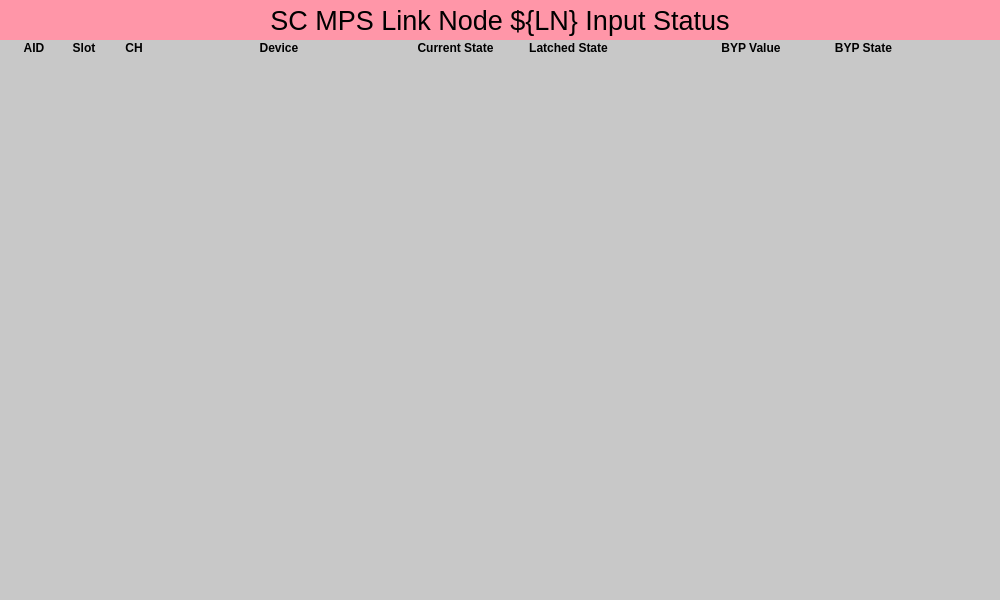
<?xml version="1.0" encoding="UTF-8"?>
<ui version="4.0">
 <class>Form</class>
 <widget class="QWidget" name="Form">
  <property name="geometry">
   <rect>
    <x>0</x>
    <y>0</y>
    <width>1000</width>
    <height>600</height>
   </rect>
  </property>
  <property name="sizePolicy">
   <sizepolicy hsizetype="Preferred" vsizetype="Preferred">
    <horstretch>0</horstretch>
    <verstretch>0</verstretch>
   </sizepolicy>
  </property>
  <property name="minimumSize">
   <size>
    <width>0</width>
    <height>0</height>
   </size>
  </property>
  <property name="maximumSize">
   <size>
    <width>16777215</width>
    <height>16777215</height>
   </size>
  </property>
  <property name="windowTitle">
   <string>SC MPS Link Node ${LN} Inputs</string>
  </property>
  <property name="styleSheet">
   <string notr="true">background-color: rgb(200, 200, 200);</string>
  </property>
  <layout class="QGridLayout" name="gridLayout">
   <property name="leftMargin">
    <number>0</number>
   </property>
   <property name="topMargin">
    <number>0</number>
   </property>
   <property name="rightMargin">
    <number>0</number>
   </property>
   <property name="bottomMargin">
    <number>0</number>
   </property>
   <property name="spacing">
    <number>0</number>
   </property>
   <item row="2" column="0">
    <widget class="QScrollArea" name="scrollArea">
     <property name="frameShape">
      <enum>QFrame::NoFrame</enum>
     </property>
     <property name="widgetResizable">
      <bool>true</bool>
     </property>
     <widget class="QWidget" name="scrollAreaWidgetContents">
      <property name="geometry">
       <rect>
        <x>0</x>
        <y>0</y>
        <width>1000</width>
        <height>495</height>
       </rect>
      </property>
      <layout class="QVBoxLayout" name="verticalLayout">
       <property name="spacing">
        <number>0</number>
       </property>
       <property name="leftMargin">
        <number>0</number>
       </property>
       <property name="topMargin">
        <number>0</number>
       </property>
       <property name="rightMargin">
        <number>0</number>
       </property>
       <property name="bottomMargin">
        <number>0</number>
       </property>
       <item>
        <widget class="PyDMTemplateRepeater" name="PyDMTemplateRepeater">
         <property name="toolTip">
          <string/>
         </property>
         <property name="layoutSpacing" stdset="0">
          <number>0</number>
         </property>
         <property name="templateFilename" stdset="0">
          <string>mps_cn_input.ui</string>
         </property>
         <property name="dataSource" stdset="0">
          <string>$PHYSICS_TOP/mps_configuration/current/display/inputs/ln_${LN}_inputs.json</string>
         </property>
        </widget>
       </item>
       <item>
        <spacer name="verticalSpacer">
         <property name="orientation">
          <enum>Qt::Vertical</enum>
         </property>
         <property name="sizeHint" stdset="0">
          <size>
           <width>20</width>
           <height>40</height>
          </size>
         </property>
        </spacer>
       </item>
      </layout>
     </widget>
    </widget>
   </item>
   <item row="0" column="0">
    <widget class="QLabel" name="label">
     <property name="minimumSize">
      <size>
       <width>0</width>
       <height>40</height>
      </size>
     </property>
     <property name="maximumSize">
      <size>
       <width>16777215</width>
       <height>40</height>
      </size>
     </property>
     <property name="font">
      <font>
       <pointsize>20</pointsize>
      </font>
     </property>
     <property name="styleSheet">
      <string notr="true">background-color: rgb(255, 150, 168);</string>
     </property>
     <property name="text">
      <string>SC MPS Link Node ${LN} Input Status</string>
     </property>
     <property name="alignment">
      <set>Qt::AlignCenter</set>
     </property>
    </widget>
   </item>
   <item row="3" column="0">
    <widget class="QFrame" name="frame">
     <property name="minimumSize">
      <size>
       <width>0</width>
       <height>50</height>
      </size>
     </property>
     <property name="maximumSize">
      <size>
       <width>16777215</width>
       <height>50</height>
      </size>
     </property>
     <property name="frameShape">
      <enum>QFrame::NoFrame</enum>
     </property>
     <property name="frameShadow">
      <enum>QFrame::Raised</enum>
     </property>
     <widget class="PyDMDrawingImage" name="PyDMDrawingImage">
      <property name="geometry">
       <rect>
        <x>10</x>
        <y>0</y>
        <width>250</width>
        <height>50</height>
       </rect>
      </property>
      <property name="toolTip">
       <string/>
      </property>
      <property name="styleSheet">
       <string notr="true">background-color: rgb(200, 200, 200);</string>
      </property>
      <property name="filename" stdset="0">
       <string>lcls_mps_lockup_sidebyside_digital.png</string>
      </property>
     </widget>
    </widget>
   </item>
   <item row="1" column="0">
    <widget class="QFrame" name="frame_2">
     <property name="minimumSize">
      <size>
       <width>0</width>
       <height>15</height>
      </size>
     </property>
     <property name="maximumSize">
      <size>
       <width>16777215</width>
       <height>15</height>
      </size>
     </property>
     <property name="frameShape">
      <enum>QFrame::NoFrame</enum>
     </property>
     <property name="frameShadow">
      <enum>QFrame::Raised</enum>
     </property>
     <layout class="QHBoxLayout" name="horizontalLayout">
      <property name="spacing">
       <number>0</number>
      </property>
      <property name="leftMargin">
       <number>9</number>
      </property>
      <property name="topMargin">
       <number>0</number>
      </property>
      <property name="rightMargin">
       <number>10</number>
      </property>
      <property name="bottomMargin">
       <number>0</number>
      </property>
      <item>
       <widget class="QLabel" name="label_2">
        <property name="minimumSize">
         <size>
          <width>50</width>
          <height>0</height>
         </size>
        </property>
        <property name="maximumSize">
         <size>
          <width>50</width>
          <height>16777215</height>
         </size>
        </property>
        <property name="font">
         <font>
          <pointsize>9</pointsize>
          <weight>75</weight>
          <bold>true</bold>
         </font>
        </property>
        <property name="text">
         <string>AID</string>
        </property>
        <property name="alignment">
         <set>Qt::AlignBottom|Qt::AlignHCenter</set>
        </property>
       </widget>
      </item>
      <item>
       <widget class="QLabel" name="label_3">
        <property name="minimumSize">
         <size>
          <width>50</width>
          <height>0</height>
         </size>
        </property>
        <property name="maximumSize">
         <size>
          <width>50</width>
          <height>16777215</height>
         </size>
        </property>
        <property name="font">
         <font>
          <weight>75</weight>
          <bold>true</bold>
         </font>
        </property>
        <property name="text">
         <string>Slot</string>
        </property>
        <property name="alignment">
         <set>Qt::AlignCenter</set>
        </property>
       </widget>
      </item>
      <item>
       <widget class="QLabel" name="label_4">
        <property name="minimumSize">
         <size>
          <width>50</width>
          <height>0</height>
         </size>
        </property>
        <property name="maximumSize">
         <size>
          <width>50</width>
          <height>16777215</height>
         </size>
        </property>
        <property name="font">
         <font>
          <weight>75</weight>
          <bold>true</bold>
         </font>
        </property>
        <property name="text">
         <string>CH</string>
        </property>
        <property name="alignment">
         <set>Qt::AlignCenter</set>
        </property>
       </widget>
      </item>
      <item>
       <widget class="QLabel" name="label_5">
        <property name="minimumSize">
         <size>
          <width>240</width>
          <height>0</height>
         </size>
        </property>
        <property name="font">
         <font>
          <weight>75</weight>
          <bold>true</bold>
         </font>
        </property>
        <property name="text">
         <string>Device</string>
        </property>
        <property name="alignment">
         <set>Qt::AlignCenter</set>
        </property>
       </widget>
      </item>
      <item>
       <widget class="QLabel" name="label_6">
        <property name="minimumSize">
         <size>
          <width>110</width>
          <height>0</height>
         </size>
        </property>
        <property name="font">
         <font>
          <weight>75</weight>
          <bold>true</bold>
         </font>
        </property>
        <property name="text">
         <string>Current State</string>
        </property>
        <property name="alignment">
         <set>Qt::AlignCenter</set>
        </property>
       </widget>
      </item>
      <item>
       <widget class="QLabel" name="label_7">
        <property name="minimumSize">
         <size>
          <width>110</width>
          <height>0</height>
         </size>
        </property>
        <property name="font">
         <font>
          <weight>75</weight>
          <bold>true</bold>
         </font>
        </property>
        <property name="text">
         <string>Latched State</string>
        </property>
        <property name="alignment">
         <set>Qt::AlignCenter</set>
        </property>
       </widget>
      </item>
      <item>
       <spacer name="horizontalSpacer">
        <property name="orientation">
         <enum>Qt::Horizontal</enum>
        </property>
        <property name="sizeType">
         <enum>QSizePolicy::Fixed</enum>
        </property>
        <property name="sizeHint" stdset="0">
         <size>
          <width>70</width>
          <height>10</height>
         </size>
        </property>
       </spacer>
      </item>
      <item>
       <widget class="QLabel" name="label_9">
        <property name="minimumSize">
         <size>
          <width>100</width>
          <height>0</height>
         </size>
        </property>
        <property name="font">
         <font>
          <weight>75</weight>
          <bold>true</bold>
         </font>
        </property>
        <property name="text">
         <string>BYP Value</string>
        </property>
        <property name="alignment">
         <set>Qt::AlignCenter</set>
        </property>
       </widget>
      </item>
      <item>
       <widget class="QLabel" name="label_10">
        <property name="minimumSize">
         <size>
          <width>100</width>
          <height>0</height>
         </size>
        </property>
        <property name="font">
         <font>
          <weight>75</weight>
          <bold>true</bold>
         </font>
        </property>
        <property name="text">
         <string>BYP State</string>
        </property>
        <property name="alignment">
         <set>Qt::AlignCenter</set>
        </property>
       </widget>
      </item>
      <item>
       <spacer name="horizontalSpacer_2">
        <property name="orientation">
         <enum>Qt::Horizontal</enum>
        </property>
        <property name="sizeType">
         <enum>QSizePolicy::Fixed</enum>
        </property>
        <property name="sizeHint" stdset="0">
         <size>
          <width>70</width>
          <height>20</height>
         </size>
        </property>
       </spacer>
      </item>
     </layout>
    </widget>
   </item>
  </layout>
 </widget>
 <customwidgets>
  <customwidget>
   <class>PyDMTemplateRepeater</class>
   <extends>QFrame</extends>
   <header>pydm.widgets.template_repeater</header>
  </customwidget>
  <customwidget>
   <class>PyDMDrawingImage</class>
   <extends>QWidget</extends>
   <header>pydm.widgets.drawing</header>
  </customwidget>
 </customwidgets>
 <resources/>
 <connections/>
</ui>
